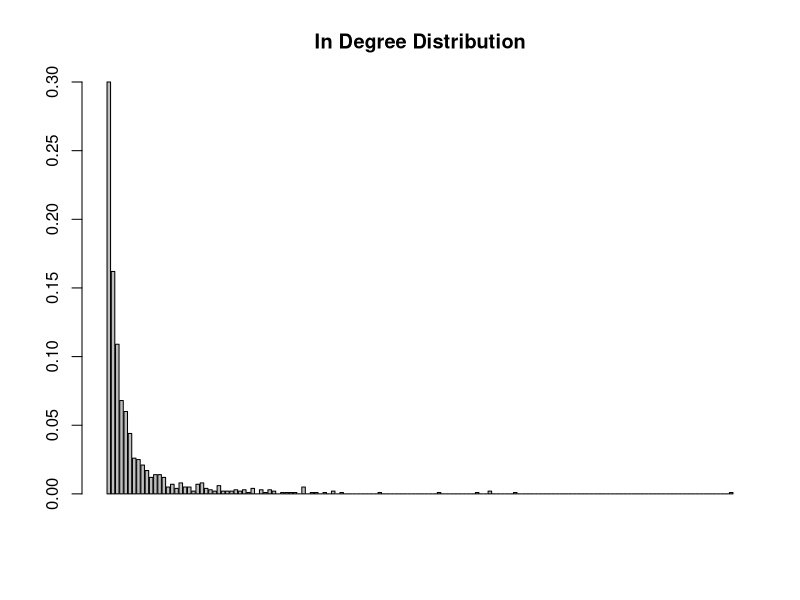
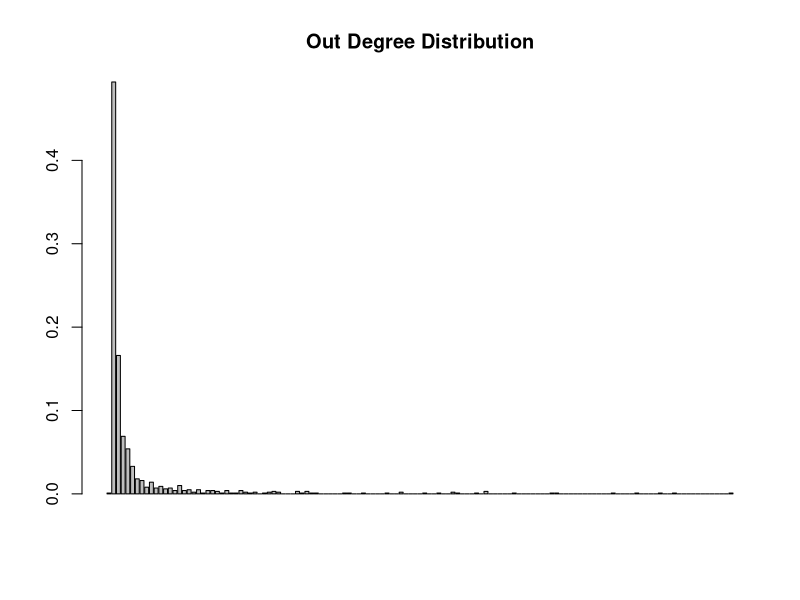

The R source for these figures, in order:
library(igraph)

# part(a)
forest_fire_graph <- forest.fire.game(1000, fw.prob=0.37, bw.factor=0.32/0.37)
# in-degree distribution
in_degree <- degree.distribution(forest_fire_graph, mode="in")
barplot(in_degree, main="In Degree Distribution")

# out-degree distribution 
out_degree <- degree.distribution(forest_fire_graph, mode="out")
barplot(out_degree, main="Out Degree Distribution")

# part(b)
# find the diameter of the network
diameter <- diameter(forest_fire_graph)

# part(c)
# find the community structure of the network
community_structure <- fastgreedy.community(as.undirected(forest_fire_graph))

# find the modularity of the structure
modularity <- community_structure$modularity
